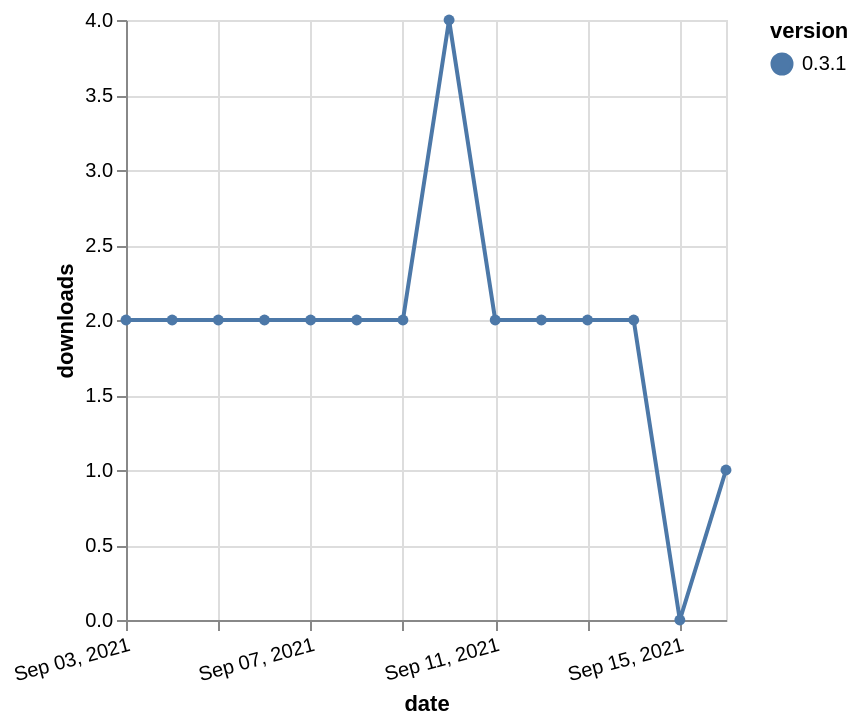

Specify this chart in Vega-Lite:
### Vega-Lite specification from a JSON file in a GitHub repository (floating-point values rounded to 4 significant figures)
{"$schema": "https://vega.github.io/schema/vega-lite/v5.json", "description": "A simple bar chart with embedded data.", "data": {"values": [{"date": "2021-09-03", "total": 3254, "delta": 2, "version": "0.3.1"}, {"date": "2021-09-04", "total": 3256, "delta": 2, "version": "0.3.1"}, {"date": "2021-09-05", "total": 3258, "delta": 2, "version": "0.3.1"}, {"date": "2021-09-06", "total": 3260, "delta": 2, "version": "0.3.1"}, {"date": "2021-09-07", "total": 3262, "delta": 2, "version": "0.3.1"}, {"date": "2021-09-08", "total": 3264, "delta": 2, "version": "0.3.1"}, {"date": "2021-09-09", "total": 3266, "delta": 2, "version": "0.3.1"}, {"date": "2021-09-10", "total": 3270, "delta": 4, "version": "0.3.1"}, {"date": "2021-09-11", "total": 3272, "delta": 2, "version": "0.3.1"}, {"date": "2021-09-12", "total": 3274, "delta": 2, "version": "0.3.1"}, {"date": "2021-09-13", "total": 3276, "delta": 2, "version": "0.3.1"}, {"date": "2021-09-14", "total": 3278, "delta": 2, "version": "0.3.1"}, {"date": "2021-09-15", "total": 3278, "delta": 0, "version": "0.3.1"}, {"date": "2021-09-16", "total": 3279, "delta": 1, "version": "0.3.1"}]}, "width": "container", "mark": {"type": "line", "point": {"filled": true}}, "encoding": {"x": {"field": "date", "type": "temporal", "timeUnit": "yearmonthdate", "title": "date", "axis": {"labelAngle": -15}}, "y": {"field": "delta", "type": "quantitative", "title": "downloads"}, "color": {"field": "version", "type": "nominal"}, "tooltip": {"field": "delta"}}}
